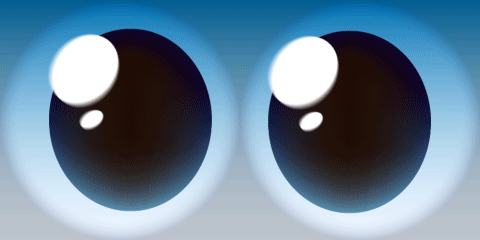
#> input picture EyeExpressionsVideo/act_cute/baby.gif, 480 x 240 px; its folder holds only this picture in this run
$ python blue_to_gold.py EyeExpressionsVideo/act_cute/baby.gif
#> lines starting #> are read from the running program, lines starting #| are printed output that depends on the picture
#!/usr/bin/env python3
"""Convert blue tones in eye-tracking background images to cat-eye golden yellow.

Preserves gradients by remapping hue in HSL while keeping lightness and saturation.
Neutral / low-saturation pixels (whites and grays) are left unchanged.
"""

from __future__ import annotations

import argparse
from pathlib import Path

import numpy as np
from PIL import Image


def _rgb_to_hsl(rgb: np.ndarray) -> tuple[np.ndarray, np.ndarray, np.ndarray]:
    """Vectorized RGB [0,1] -> HSL. Hue in [0,1)."""
    r, g, b = rgb[..., 0], rgb[..., 1], rgb[..., 2]
    max_c = np.max(rgb, axis=-1)
    min_c = np.min(rgb, axis=-1)
    delta = max_c - min_c

    lightness = (max_c + min_c) / 2.0

    saturation = np.zeros_like(lightness)
    mask = delta > 1e-8
    sat_denom = 1.0 - np.abs(2.0 * lightness - 1.0)
    saturation[mask] = delta[mask] / np.maximum(sat_denom[mask], 1e-8)

    hue = np.zeros_like(lightness)
    r_eq_max = (max_c == r) & mask
    g_eq_max = (max_c == g) & mask
    b_eq_max = (max_c == b) & mask

    hue[r_eq_max] = ((g[r_eq_max] - b[r_eq_max]) / delta[r_eq_max]) % 6.0
    hue[g_eq_max] = ((b[g_eq_max] - r[g_eq_max]) / delta[g_eq_max]) + 2.0
    hue[b_eq_max] = ((r[b_eq_max] - g[b_eq_max]) / delta[b_eq_max]) + 4.0
    hue = hue / 6.0

    return hue, saturation, lightness


def _hsl_to_rgb(hue: np.ndarray, saturation: np.ndarray, lightness: np.ndarray) -> np.ndarray:
    """Vectorized HSL -> RGB [0,1]."""
    chroma = (1.0 - np.abs(2.0 * lightness - 1.0)) * saturation
    hue_scaled = hue * 6.0
    x = chroma * (1.0 - np.abs(hue_scaled % 2.0 - 1.0))
    m = lightness - chroma / 2.0
    sector = np.floor(hue_scaled).astype(np.int32) % 6

    zero = np.zeros_like(chroma)
    r = np.select(
        [sector == 0, sector == 1, sector == 2, sector == 3, sector == 4, sector == 5],
        [chroma, x, zero, zero, x, chroma],
        default=zero,
    )
    g = np.select(
        [sector == 0, sector == 1, sector == 2, sector == 3, sector == 4, sector == 5],
        [x, chroma, chroma, x, zero, zero],
        default=zero,
    )
    b = np.select(
        [sector == 0, sector == 1, sector == 2, sector == 3, sector == 4, sector == 5],
        [zero, zero, x, chroma, chroma, x],
        default=zero,
    )

    return np.clip(np.stack([r, g, b], axis=-1) + m[..., None], 0.0, 1.0)


def _remap_hue(
    hue: np.ndarray,
    src_start: float,
    src_end: float,
    dst_start: float,
    dst_end: float,
) -> np.ndarray:
    """Linearly map hue from source range to destination range."""
    src_span = src_end - src_start
    t = np.clip((hue - src_start) / src_span, 0.0, 1.0)
    return (dst_start + t * (dst_end - dst_start)) % 1.0


def _smoothstep(edge0: float, edge1: float, value: np.ndarray) -> np.ndarray:
    """Hermite interpolation from 0 to 1 between edge0 and edge1."""
    if edge0 == edge1:
        return np.zeros_like(value)
    t = np.clip((value - edge0) / (edge1 - edge0), 0.0, 1.0)
    return t * t * (3.0 - 2.0 * t)


def _circular_hue_distance(hue: np.ndarray, center: float) -> np.ndarray:
    distance = np.abs(hue - center)
    return np.minimum(distance, 1.0 - distance)


def _blue_hue_weight(hue: np.ndarray) -> np.ndarray:
    """Soft weight peaking at blue/cyan/violet/magenta hues instead of a hard mask."""
    blue_weight = _smoothstep(0.20, 0.0, _circular_hue_distance(hue, 0.58))
    cyan_weight = _smoothstep(0.16, 0.0, _circular_hue_distance(hue, 0.50))
    violet_weight = _smoothstep(0.16, 0.0, _circular_hue_distance(hue, 0.72))
    magenta_weight = _smoothstep(0.18, 0.0, _circular_hue_distance(hue, 0.83))
    return np.clip(
        np.maximum.reduce([blue_weight, cyan_weight, violet_weight, magenta_weight]),
        0.0,
        1.0,
    )


def _blue_dominance_weight(rgb: np.ndarray) -> np.ndarray:
    """Soft weight for pixels where blue is slightly stronger than red/green."""
    r, g, b = rgb[..., 0], rgb[..., 1], rgb[..., 2]
    max_c = np.max(rgb, axis=-1)
    dominance = (b - np.maximum(r, g)) / (18.0 / 255.0)
    visible = _smoothstep(12.0 / 255.0, 28.0 / 255.0, max_c)
    return np.clip(dominance, 0.0, 1.0) * visible


def _conversion_weight(
    hue: np.ndarray,
    saturation: np.ndarray,
    rgb: np.ndarray,
) -> np.ndarray:
    """Return a continuous 0-1 blend factor for blue -> gold conversion."""
    hue_weight = _blue_hue_weight(hue)
    sat_weight = _smoothstep(0.01, 0.10, saturation)
    dom_weight = _blue_dominance_weight(rgb)
    raw_weight = np.maximum(
        hue_weight * np.maximum(sat_weight, 0.35),
        np.maximum(dom_weight * hue_weight, dom_weight * 0.75),
    )
    return np.clip(_smoothstep(0.0, 0.35, raw_weight), 0.0, 1.0)


def _soften_blue_cast(rgb: np.ndarray, weight: np.ndarray) -> np.ndarray:
    """Gradually remove residual blue without creating hard edges."""
    r, g, b = rgb[..., 0], rgb[..., 1], rgb[..., 2]
    excess_blue = np.clip(b - np.maximum(r, g), 0.0, None)
    warm_r = r + excess_blue * 0.35
    warm_g = g + excess_blue * 0.18
    warm_b = b - excess_blue * 0.85
    blend = weight[..., None]
    warm = np.stack([warm_r, warm_g, warm_b], axis=-1)
    return np.clip(rgb * (1.0 - blend) + warm * blend, 0.0, 1.0)


def blue_to_gold(
    image: Image.Image,
    *,
    sat_threshold: float = 0.03,
    src_hue_start: float = 0.40,
    src_hue_end: float = 0.88,
    dst_hue_start: float = 0.08,
    dst_hue_end: float = 0.14,
    low_sat_dst_hue_start: float = 0.06,
    low_sat_dst_hue_end: float = 0.10,
    low_sat_threshold: float = 0.15,
    sat_boost: float = 1.05,
) -> Image.Image:
    """Convert blue pixels to golden yellow while preserving L/S gradients."""
    del sat_threshold  # kept for CLI compatibility

    rgba = np.array(image.convert("RGBA"), dtype=np.float64)
    rgb = rgba[..., :3] / 255.0
    alpha = rgba[..., 3]

    hue, saturation, lightness = _rgb_to_hsl(rgb)
    weight = _conversion_weight(hue, saturation, rgb)

    sat_mix = _smoothstep(0.0, low_sat_threshold, saturation)
    target_start = low_sat_dst_hue_start + sat_mix * (dst_hue_start - low_sat_dst_hue_start)
    target_end = low_sat_dst_hue_end + sat_mix * (dst_hue_end - low_sat_dst_hue_end)

    remapped_hue = _remap_hue(
        hue,
        src_hue_start,
        src_hue_end,
        target_start,
        target_end,
    )
    new_hue = hue + (remapped_hue - hue) * weight

    boosted_saturation = np.clip(saturation * (1.0 + (sat_boost - 1.0) * weight), 0.0, 1.0)
    low_sat_floor = np.maximum(saturation * 0.92, 0.02)
    new_saturation = saturation + (boosted_saturation - saturation) * weight
    new_saturation = np.where(
        saturation < low_sat_threshold,
        saturation + (low_sat_floor - saturation) * weight,
        new_saturation,
    )

    converted_rgb = _hsl_to_rgb(new_hue, new_saturation, lightness)
    converted_rgb = _soften_blue_cast(converted_rgb, weight)
    out_rgb = rgb * (1.0 - weight[..., None]) + converted_rgb * weight[..., None]
    out = np.zeros_like(rgba)
    out[..., :3] = np.round(out_rgb * 255.0)
    out[..., 3] = alpha

    return Image.fromarray(out.astype(np.uint8), mode="RGBA")


IMAGE_EXTENSIONS = {".png", ".gif"}


def _convert_kwargs(
    *,
    sat_threshold: float,
    sat_boost: float,
) -> dict[str, float]:
    return {
        "sat_threshold": sat_threshold,
        "sat_boost": sat_boost,
    }


# [10 lines left out: function convert_png, not called in this run]


def convert_gif(
    input_path: Path,
    output_path: Path,
    **kwargs,
) -> Path:
    image = Image.open(input_path)
#> image is the input picture: PIL image 480x240 P; mean R, G, B, A 103.4, 129.9, 151, 255
    frames: list[Image.Image] = []
    durations: list[int] = []
    disposals: list[int | None] = []
    loop = image.info.get("loop", 0)
#> loop = 0

    for frame_index in range(image.n_frames):
        image.seek(frame_index)
        frames.append(blue_to_gold(image.convert("RGBA"), **kwargs))
        durations.append(image.info.get("duration", 100))
        disposals.append(image.info.get("disposal"))
#> this loop made 31 passes
#> pass 1, in _rgb_to_hsl, `r, g, b = rgb[..., 0], rgb[..., 1], rgb[..., 2]`:
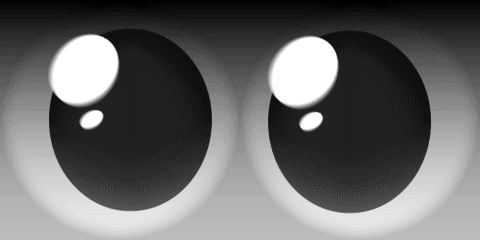
#> r: shape (240, 480) float64; min 0.00392, max 1, mean 0.406
#> after the loop:
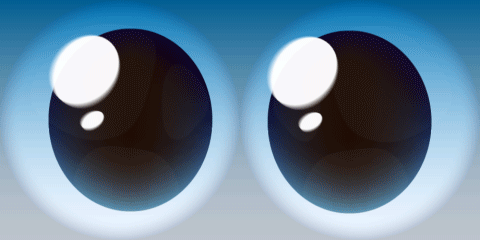
#> image: PIL image 480x240 RGBA; mean R, G, B, A 104, 130.6, 151.6, 255
#> after the loop, disposals = 31 items; durations = 31 values from 50 to 50; frames = 31 items

    output_path.parent.mkdir(parents=True, exist_ok=True)
    save_kwargs: dict[str, object] = {
        "save_all": True,
        "append_images": frames[1:],
        "duration": durations,
        "loop": loop,
        "optimize": False,
    }
    if any(disposal is not None for disposal in disposals):
        save_kwargs["disposal"] = disposals

    frames[0].save(output_path, **save_kwargs)
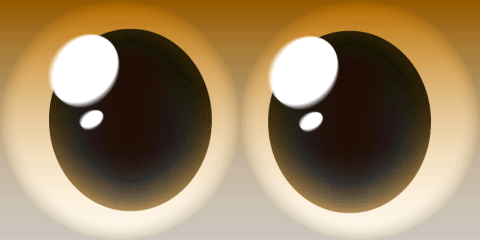
#> saved as baby_gold.gif: PIL image 480x240 RGBA; mean R, G, B, A 155.4, 132.2, 98.3, 255
    return output_path


def convert_file(
    input_path: Path,
    output_path: Path | None = None,
    *,
    overwrite: bool = False,
    **kwargs,
) -> Path:
    if output_path is None:
        if overwrite:
            output_path = input_path
        else:
            output_path = input_path.with_name(f"{input_path.stem}_gold{input_path.suffix}")

    suffix = input_path.suffix.lower()
    if suffix == ".gif":
        return convert_gif(input_path, output_path, **kwargs)
    if suffix == ".png":
        return convert_png(input_path, output_path, **kwargs)
    raise ValueError(f"Unsupported file type: {input_path}")


# [33 lines left out: functions iter_media_files, process_directories, not called in this run]


def main() -> None:
    parser = argparse.ArgumentParser(
        description="Convert blue eye backgrounds to cat-eye golden yellow."
    )
    parser.add_argument(
        "inputs",
        nargs="*",
        type=Path,
        help="Input image path(s), e.g. bg_1.png",
    )
    parser.add_argument(
        "-o",
        "--output",
        type=Path,
        default=None,
        help="Output path (only valid for a single input file)",
    )
    parser.add_argument(
        "--batch",
        nargs="+",
        type=Path,
        metavar="DIR",
        help="Batch-convert all PNG/GIF files under these directories",
    )
    parser.add_argument(
        "--output-dir",
        type=Path,
        default=Path("output"),
        help="Output root for batch mode (default: output)",
    )
    parser.add_argument(
        "--project-root",
        type=Path,
        default=Path("."),
        help="Project root used to mirror folder structure in batch mode",
    )
    parser.add_argument(
        "--overwrite",
        action="store_true",
        help="Overwrite input file in place",
    )
    parser.add_argument(
        "--sat-threshold",
        type=float,
        default=0.03,
        help="Minimum saturation to treat a pixel as colored (default: 0.03)",
    )
    parser.add_argument(
        "--sat-boost",
        type=float,
        default=1.05,
        help="Saturation multiplier for converted pixels (default: 1.05)",
    )
    args = parser.parse_args()
    convert_options = _convert_kwargs(
        sat_threshold=args.sat_threshold,
        sat_boost=args.sat_boost,
    )

    if args.batch:
        if args.output is not None:
            parser.error("--output cannot be used with --batch")
        process_directories(
            args.batch,
            args.output_dir,
            project_root=args.project_root,
            **convert_options,
        )
        return

    if not args.inputs:
        process_directories(
            [Path("EyeTrackingFrames"), Path("EyeExpressionsVideo")],
            args.output_dir,
            project_root=args.project_root,
            **convert_options,
        )
        return

    if args.output is not None and len(args.inputs) != 1:
        parser.error("--output can only be used with a single input file")

    for input_path in args.inputs:
        out = convert_file(
            input_path,
            args.output,
            overwrite=args.overwrite,
            **convert_options,
        )
        print(f"Saved: {out}")


if __name__ == "__main__":
    main()
